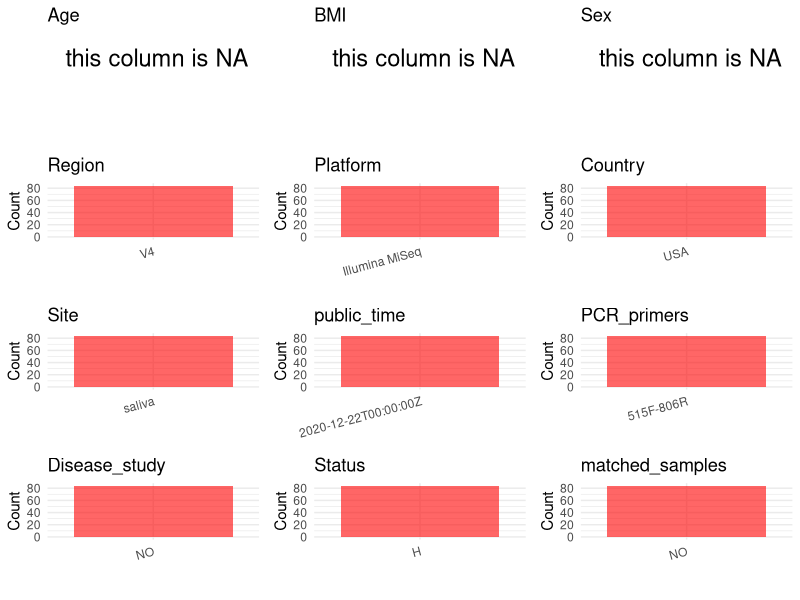

The R source for this figure: (Note: this script raises an error after producing the figure.)
## ---- chunk 1
# Load necessary libraries
library(dplyr)
library(ggplot2)
library(cowplot)

# Set working directory (update this path to your local directory)
setwd("D:/metadata/PRJEB42056")

# Read the initial metadata files
initial_meta<-read.csv("SraRunTable.csv",header = T)

# Combine the two metadata files
#meta <- rbind(initial_meta, initial_meta1)

#Remove entries non-oral samples
initial_meta <- subset(initial_meta, Organism == "human oral metagenome")

# Check the number of samples containing "HT" in Sample.Name (e.g., healthy controls)
#nrow(subset(meta, grepl("HT", Sample.Name)))

# Display the first few rows of the metadata
head(initial_meta)
## ---- chunk 2
# Create a uniform metadata dataframe
metadata <- data.frame(
  BioProject = initial_meta$BioProject,
  Run = initial_meta$Run,
  sample_name = initial_meta$Sample.Name,
  Age = NA,
  BMI = NA,
  Sex=NA,
  Region = "V4",
  Platform = initial_meta$Instrument,
  Country = initial_meta$geo_loc_name_country,
  Site = initial_meta$env_material,
  public_time = initial_meta$ReleaseDate,
  stringsAsFactors = FALSE
)
## ---- chunk 3
# Add information obtained from the publication
metadata$PCR_primers <- "515F-806R"
metadata$title <- "Evaluation of the Effect of Storage Methods on Fecal， Saliva， and Skin Microbiome Composition"
metadata$Disease_study <- "NO"
# Assign disease status based on sample_name patterns
metadata$Status<-"H"
#metadata <- metadata %>%
#  mutate(Status = case_when(
#    initial_meta$oral_mucositis_grade == "0" ~ "H",
#    initial_meta$oral_mucositis_grade == "1" ~ "OM",
#    initial_meta$oral_mucositis_grade %in% c("2", "3", "4") ~ "severe-OM"
#  ))

#extract subject id by remove prefix of sample_name
metadata$sample_name <- gsub("T|CR|CS|C|N|S", "", metadata$sample_name)

# Check initial data distribution
cat("Initial sample distribution:\n")
table(metadata$sample_name)
table(metadata$Site)

# Calculate sampling frequency per subject
sample_counts <- table(metadata$sample_name)
cat("\nNumber of samples per subject:\n")
print(sample_counts)

# Create matched_samples column
metadata$matched_samples <- ifelse(metadata$sample_name %in% names(sample_counts[sample_counts >= 2]), "YES", "NO")

cat("\nMatched samples distribution:\n")
table(metadata$matched_samples)

# Identify samples for removal: single samples excluding saliva and tongue coat
single_samples <- names(sample_counts[sample_counts == 1])
samples_to_remove <- metadata$sample_name %in% single_samples & 
                     !(metadata$Site %in% c("saliva", "tongue coat"))

cat("\nNumber of samples to be removed:", sum(samples_to_remove), "\n")

# Remove identified samples
metadata_clean <- metadata[!samples_to_remove, ]

cat("\nFinal sample distribution after cleaning:\n")
table(metadata_clean$sample_name)
table(metadata_clean$Site)
table(metadata_clean$matched_samples)

# Use cleaned dataset for subsequent analysis
metadata <- metadata_clean
## ---- chunk 4
# Check the number of unique runs and sample names
print(paste("Number of unique runs:", length(unique(metadata$Run))))
print(paste("Number of unique sample names:", length(unique(metadata$sample_name))))
## ---- chunk 5
# Select columns for visualization
plot_data <- metadata %>%
  select(-BioProject, -Run, -sample_name, -title)

# Function to create simple plots for each column
create_simple_plots <- function(data) {
  plots <- list()
  
  for (col in colnames(data)) {
    # Check if the column is all NA
    if (all(is.na(data[[col]]))) {
      # Create an empty plot with text indicating all NA
      p <- ggplot() +
        annotate("text", x = 0.5, y = 0.5, label = "this column is NA", size = 6) +
        labs(title = col) +
        theme_void()
    } else if (is.numeric(data[[col]])) {
      # Numeric variable: histogram
      p <- ggplot(data, aes(x = .data[[col]])) +
        geom_histogram(fill = "blue", alpha = 0.6, bins = 20, na.rm = TRUE) +
        labs(title = col) +
        theme_minimal()
    } else {
      # Categorical variable: bar plot (remove NA values)
      count_data <- as.data.frame(table(data[[col]], useNA = "ifany"))
      p <- ggplot(count_data, aes(x = reorder(Var1, -Freq), y = Freq)) +
        geom_col(fill = "red", alpha = 0.6) +
        labs(title = col, x = NULL, y = "Count") +
        theme_minimal() +
        theme(axis.text.x = element_text(angle = 15, hjust = 1))
    }
    plots[[col]] <- p
  }
  
  return(plots)
}

# Generate and arrange plots
plots <- create_simple_plots(plot_data)
p<-plot_grid(plots$Age, 
          plots$BMI, 
          plots$Sex, 
          plots$Region, 
          plots$Platform, 
          plots$Country, 
          plots$Site,
          plots$public_time, 
          plots$PCR_primers,
          plots$Disease_study,
          plots$Status,
          plots$matched_samples,# add 
          ncol = 3, align = "hv", axis = "lb")
ggsave("Metadata_Summary.png", plot = p, width = 8, height = 6, dpi = 150)
## ---- chunk 6
knitr::include_graphics("Metadata_Summary.png")
## ---- chunk 7
# Reorder columns to match the desired format
metadata <- metadata[, c(
  "BioProject", "Run", "sample_name", "Age", "BMI", "Sex", 
  "Region", "Platform", "Country", "Site", "public_time", 
  "PCR_primers", "title", "Disease_study", "Status","matched_samples"
)]

# Export the uniform metadata to a CSV file
write.csv(metadata, file = "metadata.csv", quote = FALSE)
head(metadata)
